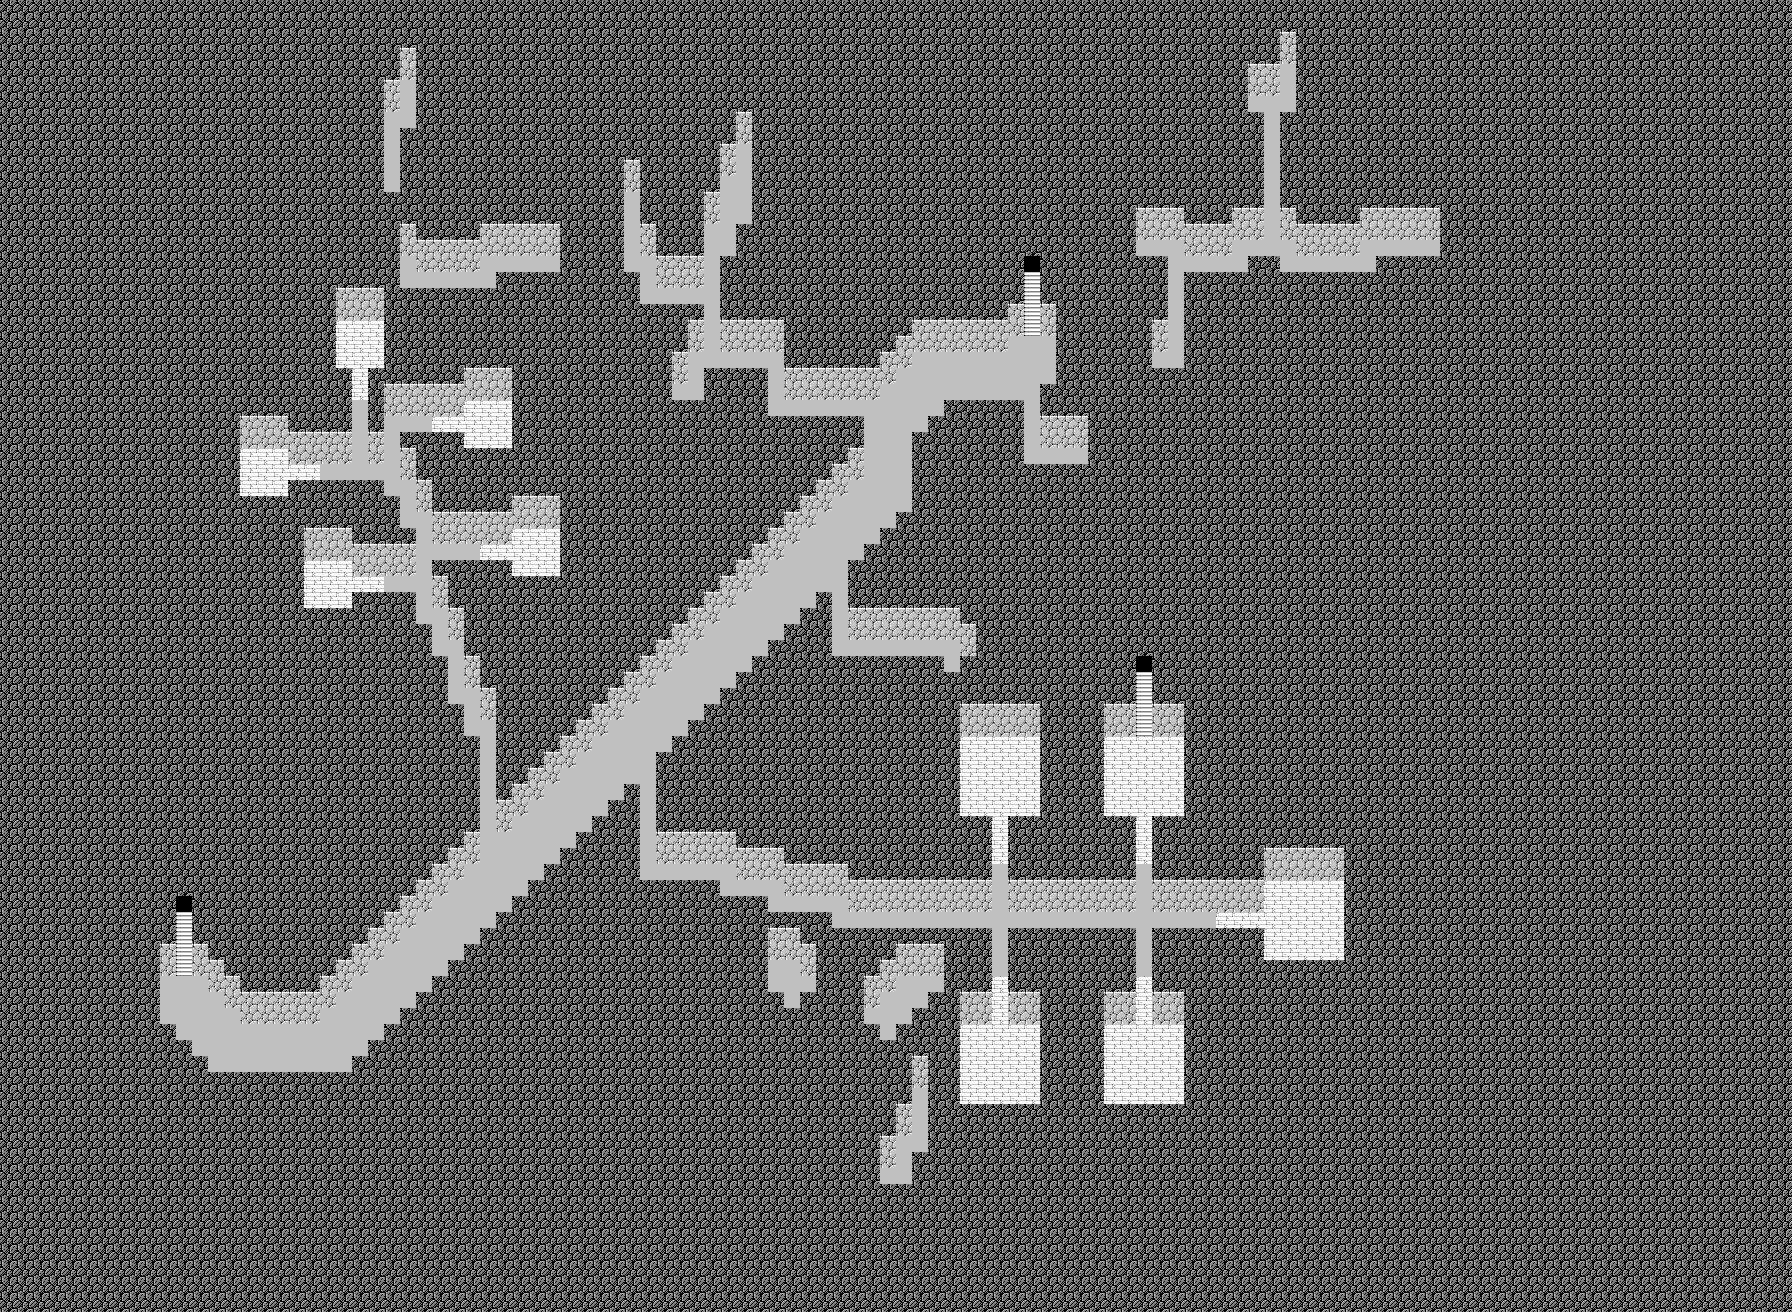

A level layout from a 2D game, rendered from its tile map. Below: a short description, then the map file with tile-grid data replaced by summaries:
An orthogonal 112x82 tile map with 16x16 px tiles, 2 tile layers (Tile Layer 1, Tile Layer 2), 2 tilesets and 13 objects (10x Ceiling, 3x Event).

<map version="1.0" orientation="orthogonal" renderorder="right-down" width="112" height="82" tilewidth="16" tileheight="16" backgroundcolor="#000000" nextobjectid="78">
 <properties>
  <property name="bgm" value="generic_cave" />
  <property name="encounter" value="encounterset_level03_danger00_lowrate" />
  <property name="name" value="South Tunnels" />
 </properties>
 <tileset firstgid="1" source="../tilesets/lower.tsx" />
 <tileset firstgid="176" source="../tilesets/upper.tsx" />
 <layer name="Tile Layer 1" width="112" height="82">
  <properties>
   <property name="z" value="0" />
  </properties>
  <data>[9184 cells, 9184 non-empty, 7 distinct tile ids]</data>
 </layer>
 <layer name="Tile Layer 2" width="112" height="82">
  <properties>
   <property name="z" value=".5" />
  </properties>
  <data>[9184 cells, 0 non-empty, 0 distinct tile ids]</data>
 </layer>
 <objectgroup name="Object Layer 1">
  <object id="58" name="room" type="Ceiling" x="256" y="336">
   <properties>
    <property name="roofID" value="27" />
    <property name="roofTileset" value="lower" />
   </properties>
   <polygon points="-16,80 48,80 48,160 -16,160" />
  </object>
  <object id="59" name="room" type="Ceiling" x="464" y="288">
   <properties>
    <property name="roofID" value="27" />
    <property name="roofTileset" value="lower" />
   </properties>
   <polygon points="-16,80 48,80 48,160 -16,160" />
  </object>
  <object id="60" name="room" type="Ceiling" x="512" y="416">
   <properties>
    <property name="roofID" value="27" />
    <property name="roofTileset" value="lower" />
   </properties>
   <polygon points="-16,80 48,80 48,160 -16,160" />
  </object>
  <object id="61" name="room" type="Ceiling" x="320" y="448">
   <properties>
    <property name="roofID" value="27" />
    <property name="roofTileset" value="lower" />
   </properties>
   <polygon points="-16,80 48,80 48,160 -16,160" />
  </object>
  <object id="62" name="room" type="Ceiling" x="352" y="208">
   <properties>
    <property name="roofID" value="27" />
    <property name="roofTileset" value="lower" />
   </properties>
   <polygon points="-16,80 32,80 32,176 -16,176" />
  </object>
  <object id="70" name="tele" type="Event" x="1024" y="256" width="16" height="16">
   <properties>
    <property name="onCollide" value="teleport('world2/overworld.tmx', 38, 17, 'EAST')" />
   </properties>
  </object>
  <object id="71" name="tele" type="Event" x="176" y="896" width="16" height="16">
   <properties>
    <property name="onCollide" value="teleport('world2/overworld.tmx', 36, 24, 'WEST')" />
   </properties>
  </object>
  <object id="72" name="room" type="Ceiling" x="976" y="624">
   <properties>
    <property name="roofID" value="27" />
    <property name="roofTileset" value="lower" />
   </properties>
   <polygon points="-16,80 64,80 64,208 -16,208" />
  </object>
  <object id="73" name="room" type="Ceiling" x="1120" y="624">
   <properties>
    <property name="roofID" value="27" />
    <property name="roofTileset" value="lower" />
   </properties>
   <polygon points="-16,32 64,32 64,208 -16,208" />
  </object>
  <object id="74" name="room" type="Ceiling" x="1280" y="752">
   <properties>
    <property name="roofID" value="27" />
    <property name="roofTileset" value="lower" />
   </properties>
   <polygon points="-32,96 64,96 64,208 -32,208" />
  </object>
  <object id="75" name="room" type="Ceiling" x="1120" y="896">
   <properties>
    <property name="roofID" value="27" />
    <property name="roofTileset" value="lower" />
   </properties>
   <polygon points="-16,96 64,96 64,208 -16,208" />
  </object>
  <object id="76" name="tele" type="Event" x="1136" y="656" width="16" height="16">
   <properties>
    <property name="onCollide" value="teleport('world2/overworld.tmx', 41, 23, 'SOUTH')" />
   </properties>
  </object>
  <object id="77" name="room" type="Ceiling" x="976" y="896">
   <properties>
    <property name="roofID" value="27" />
    <property name="roofTileset" value="lower" />
   </properties>
   <polygon points="-16,96 64,96 64,208 -16,208" />
  </object>
 </objectgroup>
</map>
